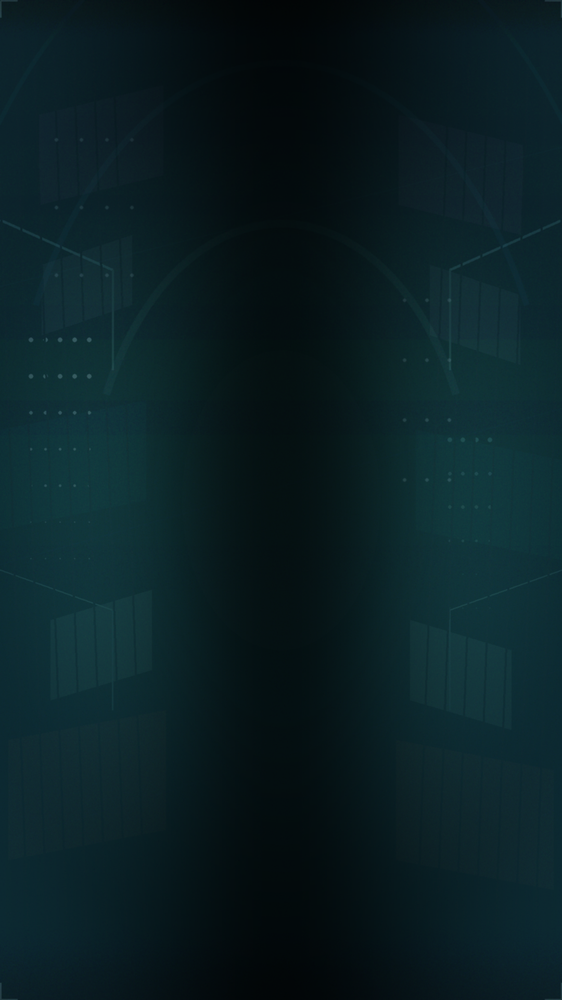
#> input picture Assets/Art/bg/bg_gameplay.png, 562 x 1000 px, shrunk from 1080 x 1920 before the run
$ python flatten_graphic.py --in ../../Assets/Art/bg/bg_gameplay.png --out-dir out
#> lines starting #> are read from the running program, lines starting #| are printed output that depends on the picture
#!/usr/bin/env python3
# -*- coding: utf-8 -*-
"""把 AI 出图压成平面图形质感（去厚涂）。

做法：中值去噪 → 色彩阶梯化（posterize）→ 轻微提锐 → 可选描边强调。
保留结构与大色块，抹掉笔触噪声，接近"平面设计稿"而不是"厚涂原画"。

用法：
    python -X utf8 flatten_graphic.py --in <目录或文件> --out-dir <目录> --levels 18 --median 5
"""
import argparse
import glob
import os

import numpy as np
from PIL import Image, ImageFilter


def texture_energy(im):
    g = np.asarray(im.convert("L"), dtype=np.float32)
    b = np.asarray(im.convert("L").filter(ImageFilter.GaussianBlur(1.2)), dtype=np.float32)
    b24 = np.asarray(im.convert("L").filter(ImageFilter.GaussianBlur(9)), dtype=np.float32)
    tex = float(np.abs(g - b).mean())
    struct = float(np.abs(g - b24).mean()) + 1e-6
    return tex, tex / struct


def flatten(im, levels=18, median=5, sharpen=1.15, sat=1.05):
    if median:
        im = im.filter(ImageFilter.MedianFilter(median))
    im = im.filter(ImageFilter.GaussianBlur(0.6))
    a = np.asarray(im.convert("RGB")).astype(np.float32) / 255.0
    if sat != 1.0:
        gray = a.mean(axis=2, keepdims=True)
        a = np.clip(gray + (a - gray) * sat, 0, 1)
    a = np.floor(a * levels + 0.5) / max(1, levels - 0)   # 色彩阶梯化
    out = Image.fromarray((np.clip(a, 0, 1) * 255).astype(np.uint8))
    if sharpen != 1.0:
        out = out.filter(ImageFilter.UnsharpMask(radius=2, percent=int((sharpen - 1) * 100), threshold=2))
    return out


def main():
    ap = argparse.ArgumentParser()
    ap.add_argument("--in", dest="src", required=True, help="输入文件或目录")
    ap.add_argument("--out-dir", dest="out_dir", required=True)
    ap.add_argument("--levels", type=int, default=18)
    ap.add_argument("--median", type=int, default=5)
    ap.add_argument("--sharpen", type=float, default=1.15)
    ap.add_argument("--suffix", default="_flat")
    args = ap.parse_args()

    files = sorted(glob.glob(os.path.join(args.src, "*.png"))) if os.path.isdir(args.src) else [args.src]
    os.makedirs(args.out_dir, exist_ok=True)
    print("%-34s %8s %9s   %8s %9s" % ("文件", "原纹理", "原纹理/结构", "新纹理", "新纹理/结构"))
    for p in files:
        im = Image.open(p).convert("RGB")
#> im is the input picture: PIL image 562x1000 RGB; mean R, G, B 10.4, 31.6, 36.3
        t0, r0 = texture_energy(im)
#> in texture_energy, `g = np.asarray(im.convert("L"), dtype=np.float32)`:
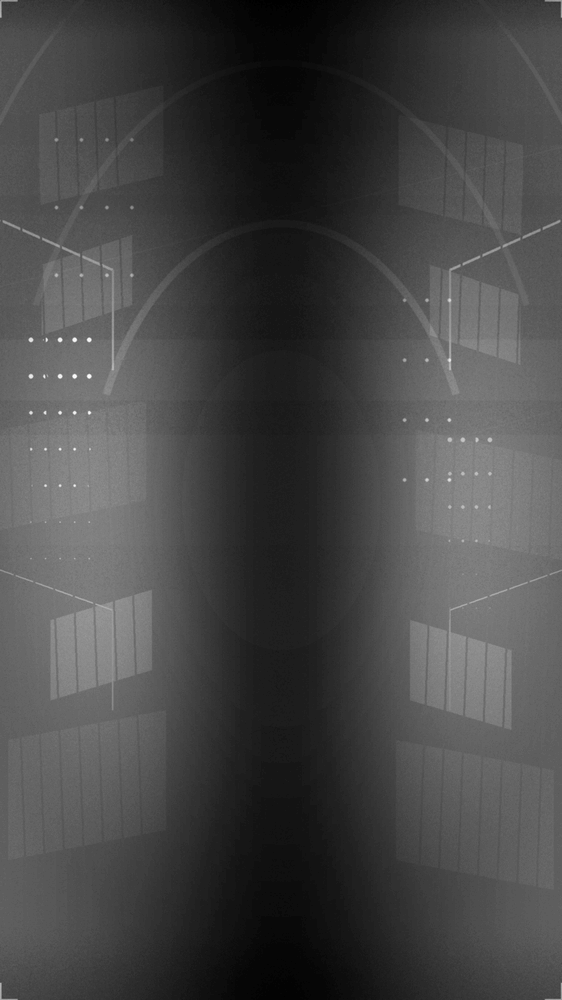
#> g: shape (1000, 562) float32; min 4, max 82, mean 25.8; drawn with min black and max white
#> in texture_energy, `b24 = np.asarray(im.convert("L").filter(ImageFilter.GaussianBlur(9)), ..`:
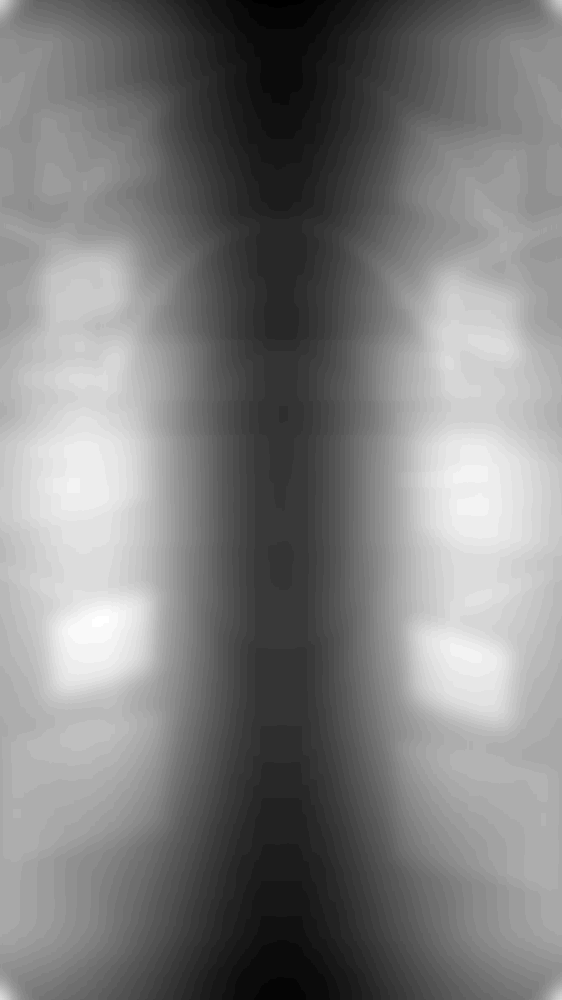
#> b24: shape (1000, 562) float32; min 4, max 48, mean 25.8; drawn with min black and max white
#> in texture_energy, `tex = float(np.abs(g - b).mean())`: tex = 0.128
#> in texture_energy, `struct = float(np.abs(g - b24).mean()) + 1e-6`: struct = 0.65
#> t0 = 0.128; r0 = 0.197
        out = flatten(im, args.levels, args.median, args.sharpen)
#> in flatten, `gray = a.mean(axis=2, keepdims=True)`:
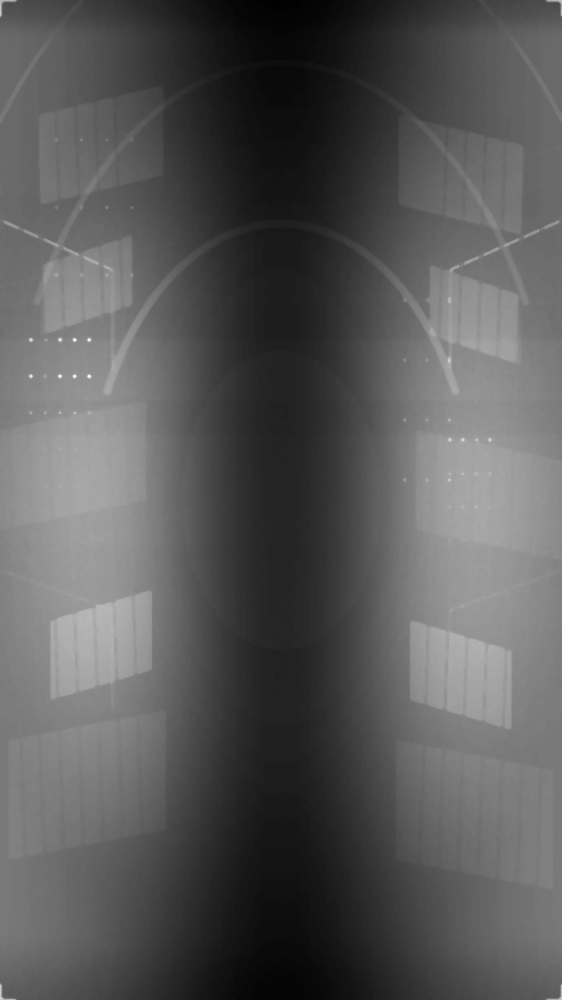
#> gray: shape (1000, 562, 1) float32; min 0.0157, max 0.263, mean 0.102; drawn with min black and max white
        t1, r1 = texture_energy(out)
#> in texture_energy (call 2), `g = np.asarray(im.convert("L"), dtype=np.float32)`:
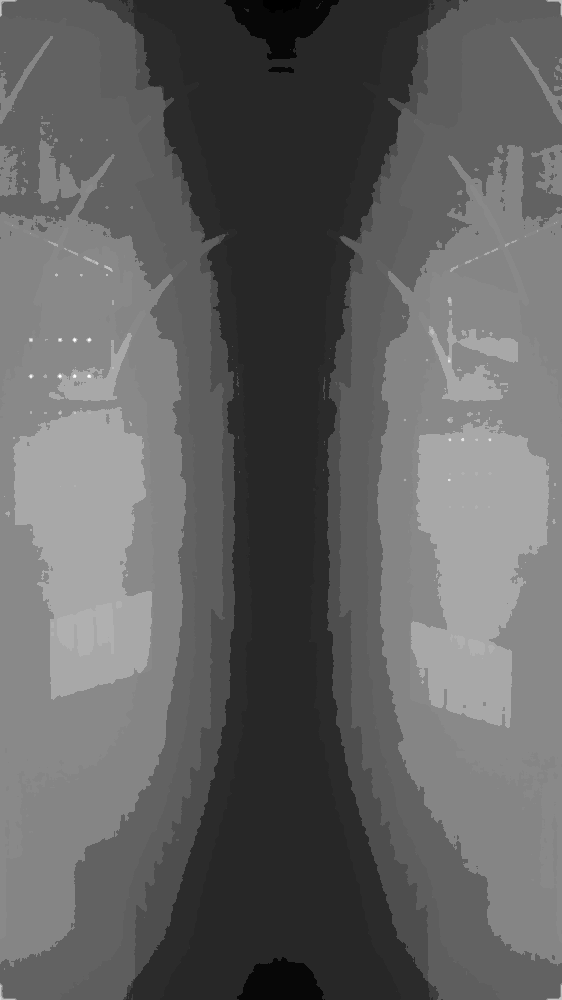
#> g: shape (1000, 562) float32; min 0, max 65, mean 25.2; drawn with min black and max white
#> in texture_energy (call 2), `b = np.asarray(im.convert("L").filter(ImageFilter.GaussianBlur(1.2)), ..`:
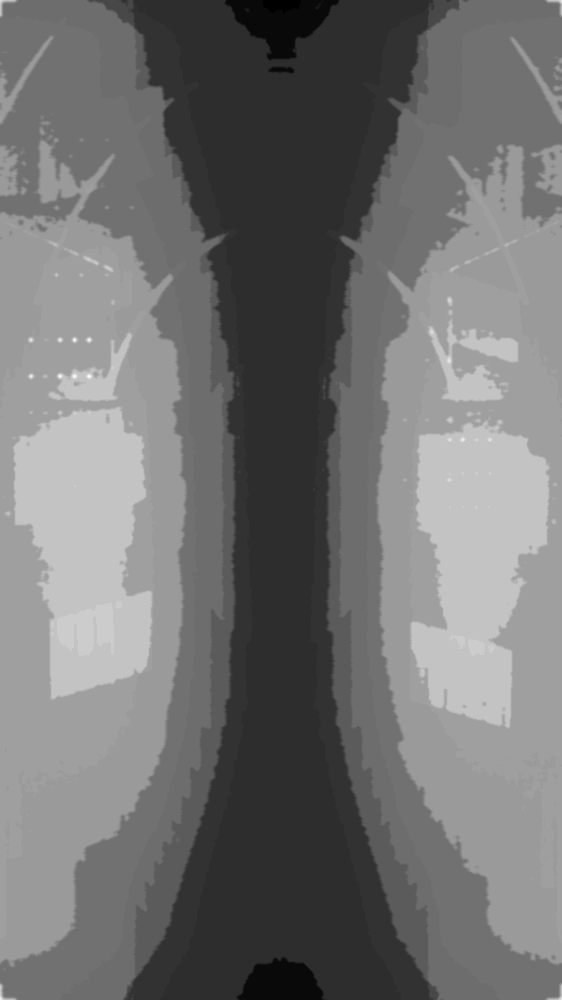
#> b: shape (1000, 562) float32; min 0, max 56, mean 25.2; drawn with min black and max white
#> in texture_energy (call 2), `b24 = np.asarray(im.convert("L").filter(ImageFilter.GaussianBlur(9)), ..`:
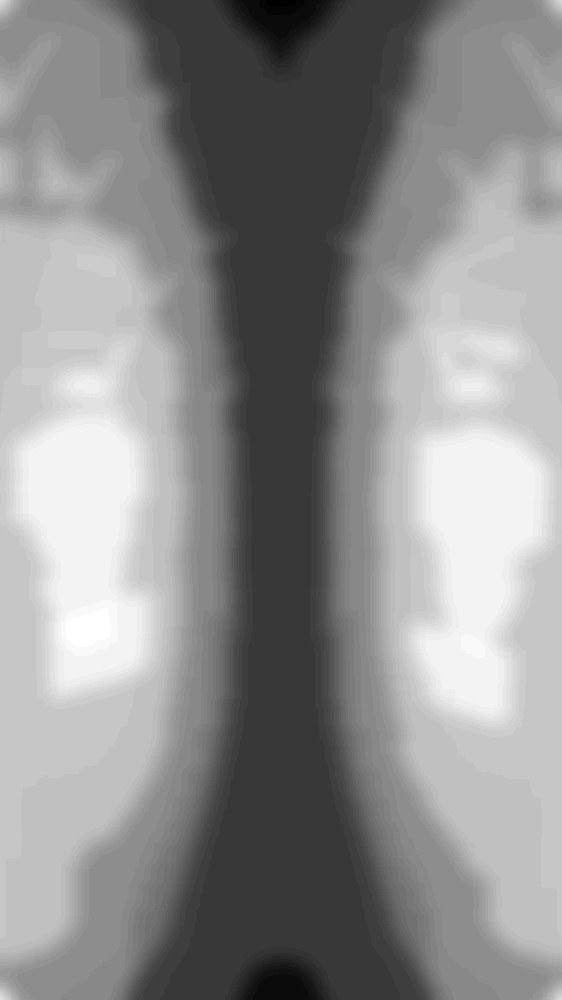
#> b24: shape (1000, 562) float32; min 0, max 45, mean 25.2; drawn with min black and max white
#> in texture_energy (call 2), `tex = float(np.abs(g - b).mean())`: tex = 0.153
#> in texture_energy (call 2), `struct = float(np.abs(g - b24).mean()) + 1e-6`: struct = 0.922
#> t1 = 0.153; r1 = 0.166
        name = os.path.splitext(os.path.basename(p))[0] + args.suffix + ".png"
        out.save(os.path.join(args.out_dir, name))
        print("%-34s %8.2f %9.2f   %8.2f %9.2f" % (name, t0, r0, t1, r1))
#| bg_gameplay_flat.png                   0.13      0.20       0.15      0.17
    print("OUT:", args.out_dir)


if __name__ == "__main__":
    main()
